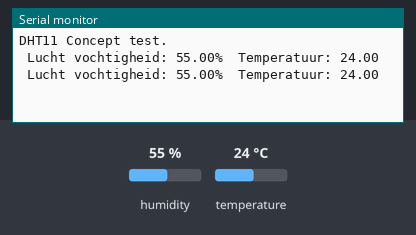
A sketch run on a simulated Arduino Uno, built with avr-gcc and run on an emulated ATmega328P. Parts: the last lines printed to the serial monitor. The inputs (shaded band) are chosen by the test bench; at power-on: humidity 55 %, temperature 24 °C.

Above: at 4.8 s.
4.9 s: humidity set to 22 %
At 6.6 s:
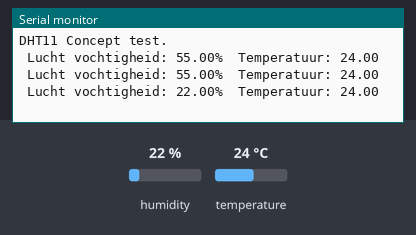
7.9 s: temperature set to 12 °C
At 9.0 s:
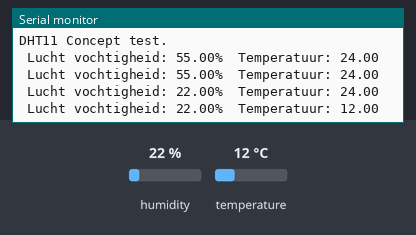
10.9 s: humidity set to 40 %
At 12.6 s:
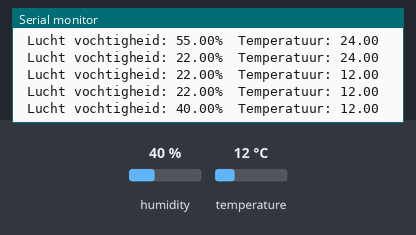
Timing chart, 0 to 14.1 s (numbered marks = the images above; inputs shaded):
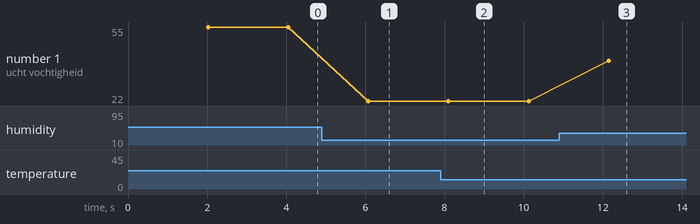

Measured:
- after the input at 4.9 s, the serial monitor: prints a new line after 1.2 s (image 1)
- after the input at 7.9 s, the serial monitor: prints a new line after 0.20 s (image 2)
- after the input at 10.9 s, the serial monitor: prints a new line after 1.2 s (image 3)
- plotted number 1: 55 → 22 after the input at 4.9 s, 22 → 40 after the input at 10.9 s

The sketch:

DHT11_Sensor.ino
```cpp
#include "DHT.h"

#define DHTPIN 4        // Digital pin verbonden met DHT11 uitgang
#define DHTTYPE DHT11   // DHT 11

DHT dht(DHTPIN, DHTTYPE);

void setup() {
  Serial.begin(9600);
  Serial.println(F("DHT11 Concept test."));
  dht.begin();
}

void loop() {
  delay(2000);  //Wacht 2 sec
  float Lucht_Vochtigheid = dht.readHumidity();
  float Temperatuur = dht.readTemperature(); //Temeperatuur in graden Celsius

  // Controleer de integriteit van de sensor meetdata
  if (isnan(Lucht_Vochtigheid) || isnan(Temperatuur)) {
    Serial.println(F("Fout tijdens uitlezen van de DHT sensor!"));
    return;
  }

  Serial.print(F(" Lucht vochtigheid: "));
  Serial.print(Lucht_Vochtigheid);
  Serial.print(F("%  Temperatuur: "));
  Serial.println(Temperatuur);

}
```
